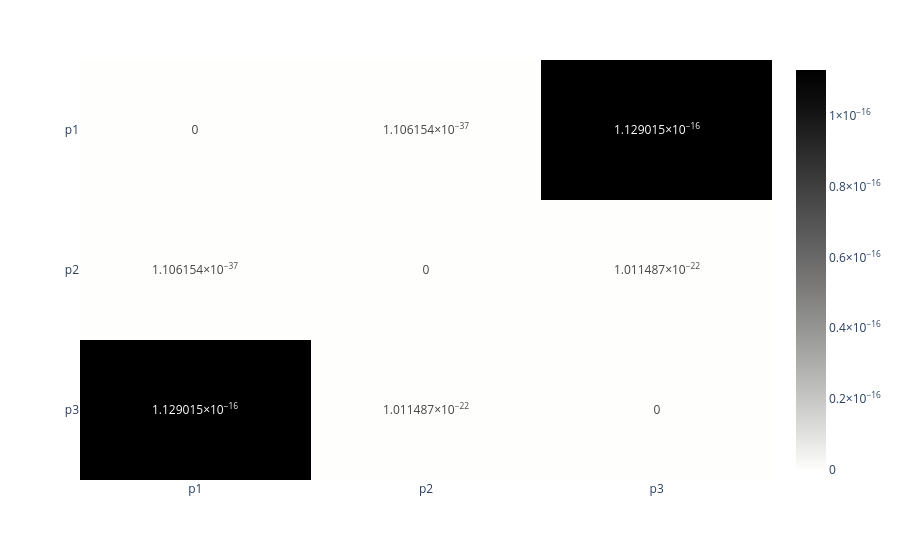

Here is the notebook cell this chart was saved with:
### Code cell
fig_p

### Figure 1 — Plotly figure (JSON) as saved in the notebook; plotly's stock layout.template omitted (floating-point values rounded to 4 significant figures)
{"data": [{"coloraxis": "coloraxis", "hovertemplate": "x: %{x}<br>y: %{y}<br>color: %{z}<extra></extra>", "name": "0", "texttemplate": "%{z}", "type": "heatmap", "x": ["p1", "p2", "p3"], "xaxis": "x", "y": ["p1", "p2", "p3"], "yaxis": "y", "z": [[0.0, 1.106e-37, 1.129e-16], [1.106e-37, 0.0, 1.011e-22], [1.129e-16, 1.011e-22, 0.0]]}], "layout": {"coloraxis": {"colorscale": [[0, "rgb(254, 254, 253)"], [0.09091, "rgb(224, 224, 223)"], [0.1818, "rgb(197, 197, 195)"], [0.2727, "rgb(171, 171, 170)"], [0.3636, "rgb(146, 146, 145)"], [0.4545, "rgb(124, 123, 122)"], [0.5455, "rgb(102, 101, 101)"], [0.6364, "rgb(81, 80, 80)"], [0.7273, "rgb(59, 59, 59)"], [0.8182, "rgb(38, 38, 38)"], [0.9091, "rgb(16, 16, 16)"], [1, "rgb(0, 0, 0)"]]}, "margin": {"t": 60}, "xaxis": {"anchor": "y", "domain": [0, 1]}, "yaxis": {"anchor": "x", "autorange": "reversed", "domain": [0, 1]}}}
